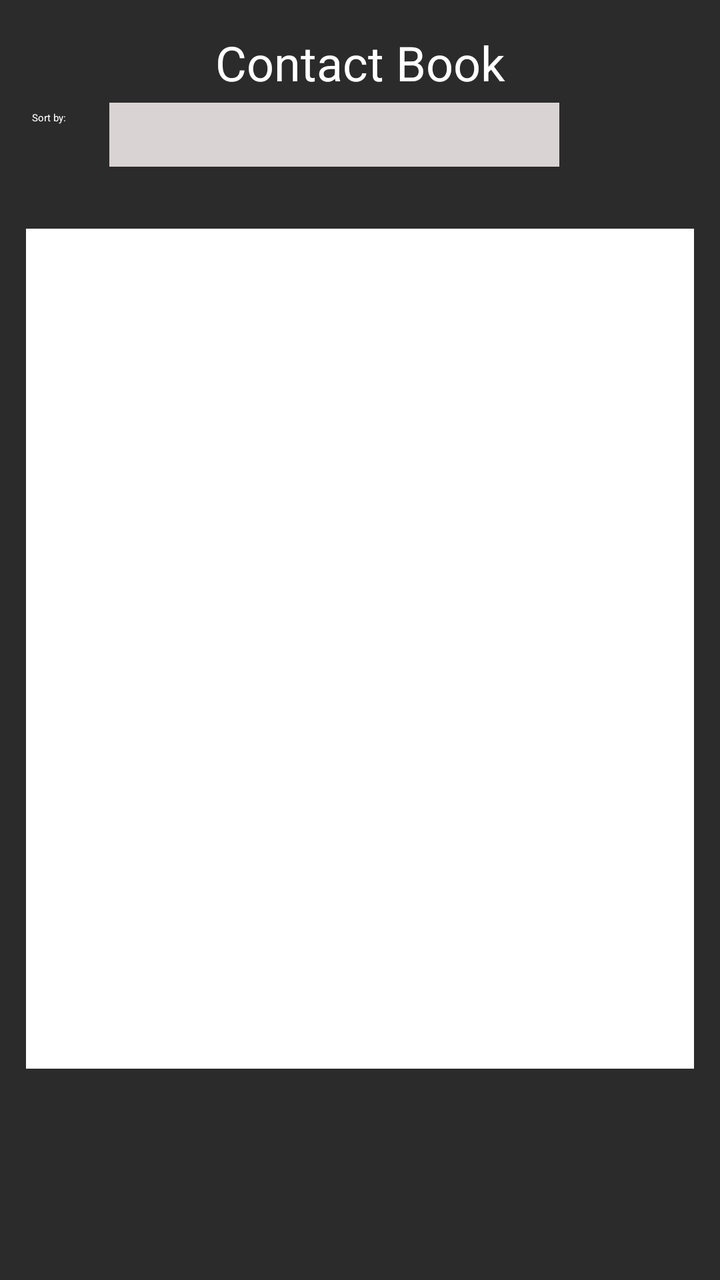
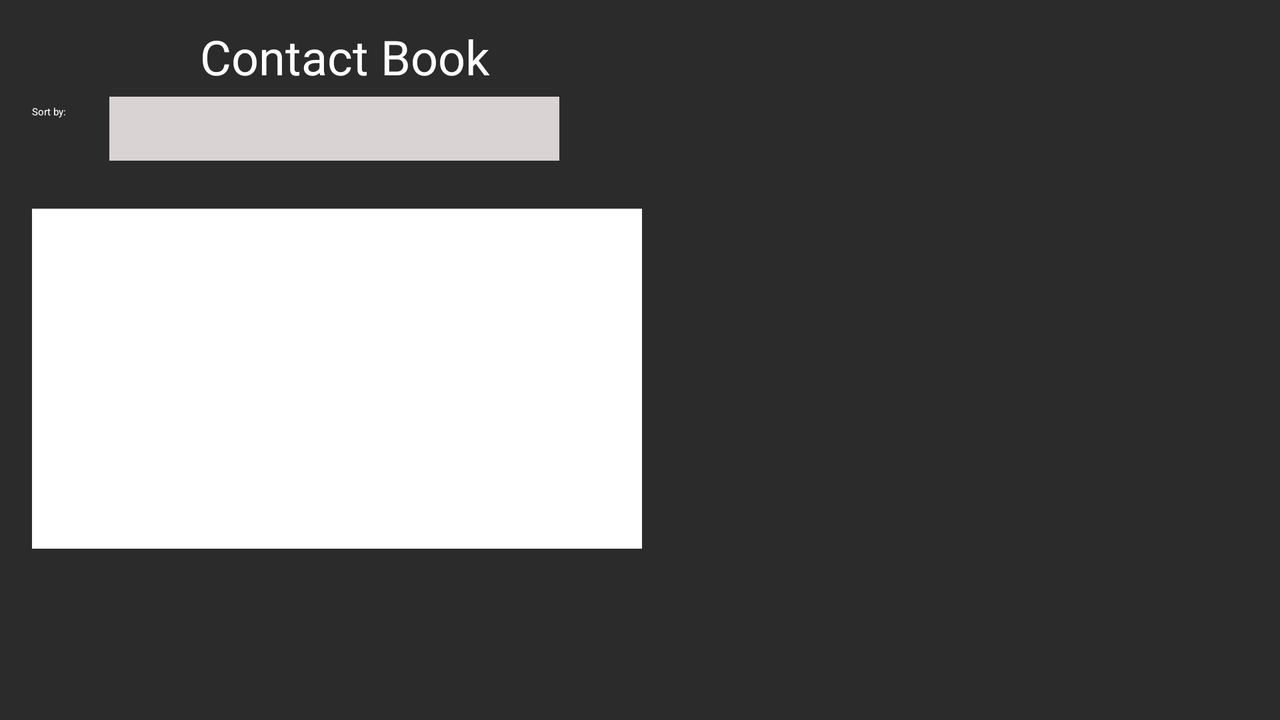

One screen, two layout resources from the same app: the default and the repository's alternative for another configuration. Each is rendered where Android would select it; the XML of both is given below.
<!-- AndroidManifest.xml: application theme Theme.ContactBook -->
<!-- res/layout/fragment_contacts_list.xml -->
<?xml version="1.0" encoding="utf-8"?>
<androidx.constraintlayout.widget.ConstraintLayout xmlns:android="http://schemas.android.com/apk/res/android"
    xmlns:app="http://schemas.android.com/apk/res-auto"
    xmlns:tools="http://schemas.android.com/tools"
    android:layout_width="match_parent"
    android:layout_height="match_parent"
    android:background="#2C2B2B"
    tools:context=".MainActivity">

    <TextView
        android:id="@+id/textView"
        android:layout_width="wrap_content"
        android:layout_height="wrap_content"
        android:layout_marginTop="15dp"
        android:text="Contact Book"
        android:textColor="#FFFFFF"
        android:textSize="24sp"
        app:layout_constraintEnd_toEndOf="parent"
        app:layout_constraintStart_toStartOf="parent"
        app:layout_constraintTop_toTopOf="parent" />

    <TextView
        android:id="@+id/tvSort"
        android:layout_width="wrap_content"
        android:layout_height="wrap_content"
        android:layout_marginStart="16dp"
        android:layout_marginTop="8dp"
        android:text="Sort by: "
        android:textColor="#FFFFFF"
        app:layout_constraintStart_toStartOf="parent"
        app:layout_constraintTop_toBottomOf="@+id/textView" />


    <androidx.constraintlayout.widget.ConstraintLayout
        android:id="@+id/constraintLayout"
        android:layout_width="225dp"
        android:layout_height="32dp"
        android:layout_marginStart="20dp"
        android:layout_marginTop="4dp"
        android:background="#DAD3D3"
        app:layout_constraintStart_toEndOf="@+id/tvSort"
        app:layout_constraintTop_toBottomOf="@+id/textView">

        <Spinner
            android:id="@+id/spSort"
            android:layout_width="225dp"
            android:layout_height="32dp"
            app:layout_constraintBottom_toBottomOf="parent"
            app:layout_constraintEnd_toEndOf="parent"
            app:layout_constraintHorizontal_bias="0.0"
            app:layout_constraintStart_toStartOf="parent"
            app:layout_constraintTop_toTopOf="parent"
            app:layout_constraintVertical_bias="0.0" />

    </androidx.constraintlayout.widget.ConstraintLayout>

    <androidx.recyclerview.widget.RecyclerView
        android:id="@+id/rvContacts"
        android:layout_width="334dp"
        android:layout_height="420dp"
        android:layout_marginStart="35dp"
        android:layout_marginTop="31dp"
        android:layout_marginEnd="35dp"
        android:background="@color/white"
        app:layout_constraintEnd_toEndOf="parent"
        app:layout_constraintStart_toStartOf="parent"
        app:layout_constraintTop_toBottomOf="@+id/constraintLayout" />

</androidx.constraintlayout.widget.ConstraintLayout>
<!-- resources referenced by this layout -->
<resources>

</resources>
<!-- res/layout-land/fragment_contacts_list.xml (the repository's variant of the layout above) -->
<!-- drawn on the phone turned sideways -->
<?xml version="1.0" encoding="utf-8"?>
<androidx.constraintlayout.widget.ConstraintLayout xmlns:android="http://schemas.android.com/apk/res/android"
    xmlns:app="http://schemas.android.com/apk/res-auto"
    xmlns:tools="http://schemas.android.com/tools"
    android:layout_width="match_parent"
    android:layout_height="match_parent"
    android:background="#2C2B2B"
    tools:context=".MainActivity">

    <TextView
        android:id="@+id/textView"
        android:layout_width="wrap_content"
        android:layout_height="wrap_content"
        android:layout_marginStart="100dp"
        android:layout_marginTop="12dp"
        android:text="Contact Book"
        android:textColor="#FFFFFF"
        android:textSize="24sp"
        app:layout_constraintStart_toStartOf="parent"
        app:layout_constraintTop_toTopOf="parent" />

    <TextView
        android:id="@+id/tvSort"
        android:layout_width="wrap_content"
        android:layout_height="wrap_content"
        android:layout_marginStart="16dp"
        android:layout_marginTop="8dp"
        android:text="Sort by: "
        android:textColor="#FFFFFF"
        app:layout_constraintStart_toStartOf="parent"
        app:layout_constraintTop_toBottomOf="@+id/textView" />


    <androidx.constraintlayout.widget.ConstraintLayout
        android:id="@+id/constraintLayout"
        android:layout_width="225dp"
        android:layout_height="32dp"
        android:layout_marginStart="20dp"
        android:layout_marginTop="4dp"
        android:background="#DAD3D3"
        app:layout_constraintStart_toEndOf="@+id/tvSort"
        app:layout_constraintTop_toBottomOf="@+id/textView">

        <Spinner
            android:id="@+id/spSort"
            android:layout_width="225dp"
            android:layout_height="32dp"
            app:layout_constraintStart_toStartOf="parent"
            app:layout_constraintTop_toTopOf="parent" />

    </androidx.constraintlayout.widget.ConstraintLayout>

    <androidx.recyclerview.widget.RecyclerView
        android:id="@+id/rvContacts"
        android:layout_width="305dp"
        android:layout_height="170dp"
        android:layout_marginStart="16dp"
        android:layout_marginTop="24dp"
        android:background="@color/white"
        app:layout_constraintStart_toStartOf="parent"
        app:layout_constraintTop_toBottomOf="@+id/constraintLayout" />

</androidx.constraintlayout.widget.ConstraintLayout>
